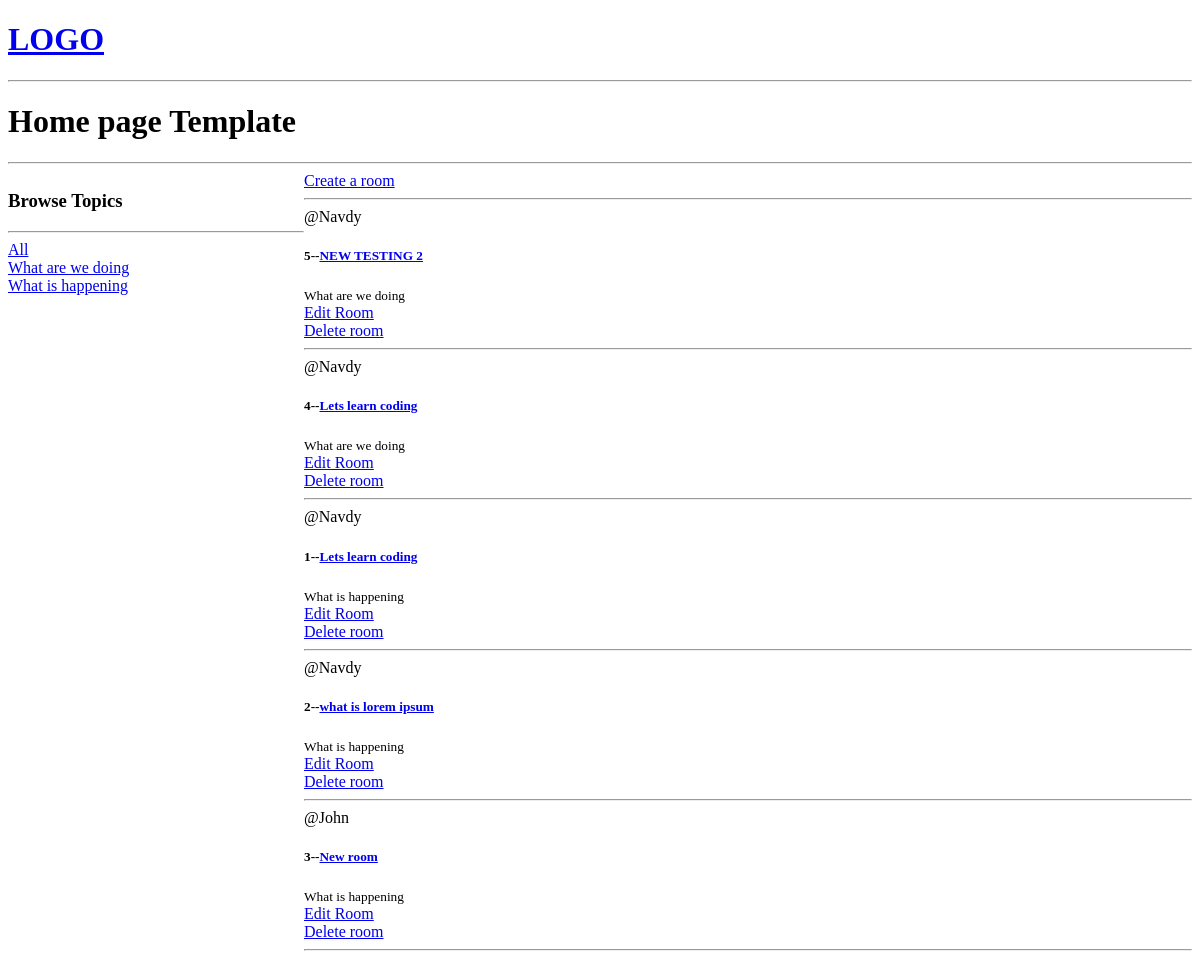
The app's page /, older data.
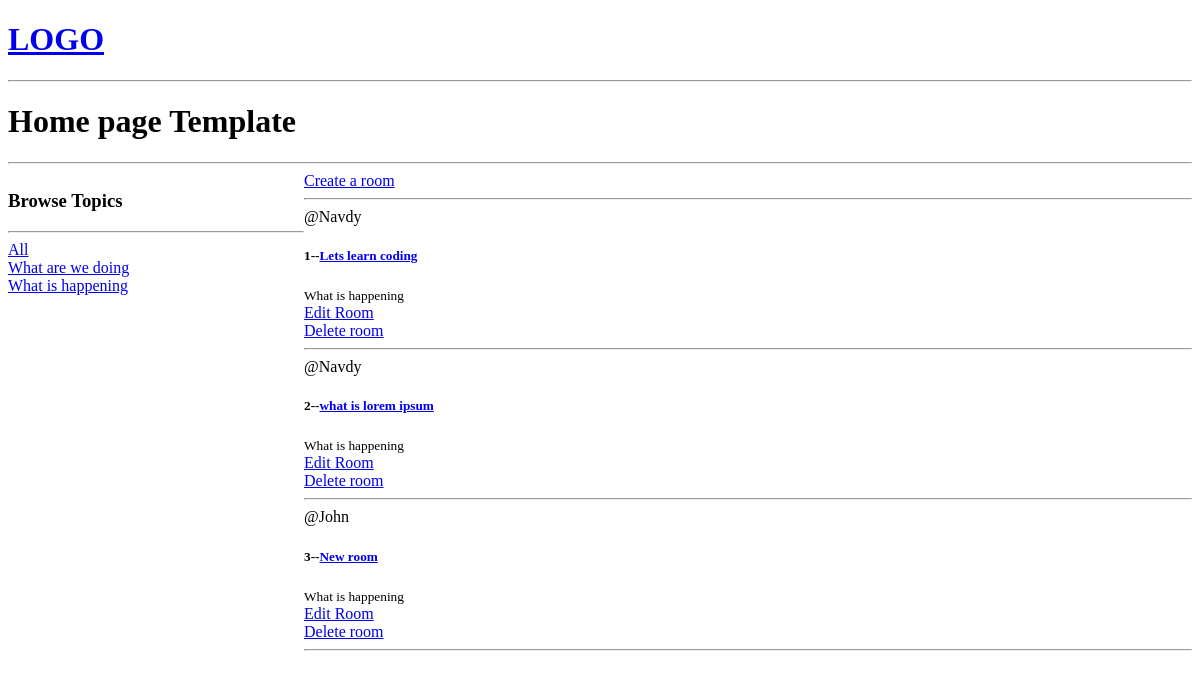
The same page, newer data.
### base/models.py (models this page shows, shortened)
class Topic(models.Model):
    name = models.CharField(max_length=200)

class Rooms(models.Model):
    host = models.ForeignKey(User,on_delete=models.SET_NULL,null=True)
    topic = models.ForeignKey(Topic,on_delete=models.SET_NULL,null=True)
    name = models.CharField(max_length=200)
    description = models.TextField(null=True,blank=True)
    updated = models.DateTimeField(auto_now=True)
    added = models.DateTimeField(auto_now_add=True)
    class Meta:
        ordering = ['-updated','-added']

### base/views.py (the view)
# urls.py: path('',views.home,name='home'),
def home(request):
    q=request.GET.get('q') if request.GET.get('q') else ''
    rooms=Rooms.objects.filter(topic__name__icontains=q)
    topic = Topic.objects.all()
    context={'rooms':rooms,'topic':topic}
    return render(request,'base/home.html',context)

### base/templates/base/home.html (shortened to what this page needs)
{% extends 'main.html' %}
{% block content %}
<h1>Home page Template</h1><hr>
<div class="home_container ">
    <div>
        <h3>Browse Topics</h3>
        <hr>
        <div>
            <a href="{% url 'home' %}">All</a>
        </div>
        {% for t in topic %}
            <div>
                <a href="{% url 'home' %}?q={{t.name}}">{{t.name}}</a>
            </div>
        {% endfor %}
    </div>
    <div>
        <a href="{% url 'create-room' %}"> Create a room</a>
        <hr>
        {% for room in rooms%}
        <div>
            <span> @{{room.host.username}}</span>
            <h5>{{room.id}}--<a href="{% url 'room' room.id %}">{{room.name}}</a></h5>
            <small>{{ room.topic.name }}</small><br>
            <a href="{%url 'update-room' room.id%}">Edit Room</a><br>
            <a href="{% url 'delete-room' room.id %}">Delete room</a><br>
            <hr>
        </div>
    {% endfor %}
    </div>
</div>
{% endblock %}

Row changes from the older to the newer data that the page shows:
removed Rooms: host.username "Navdy", id "5", name "NEW TESTING 2", topic.name "What are we doing"
removed Rooms: host.username "Navdy", id "4", name "Lets learn coding", topic.name "What are we doing"
